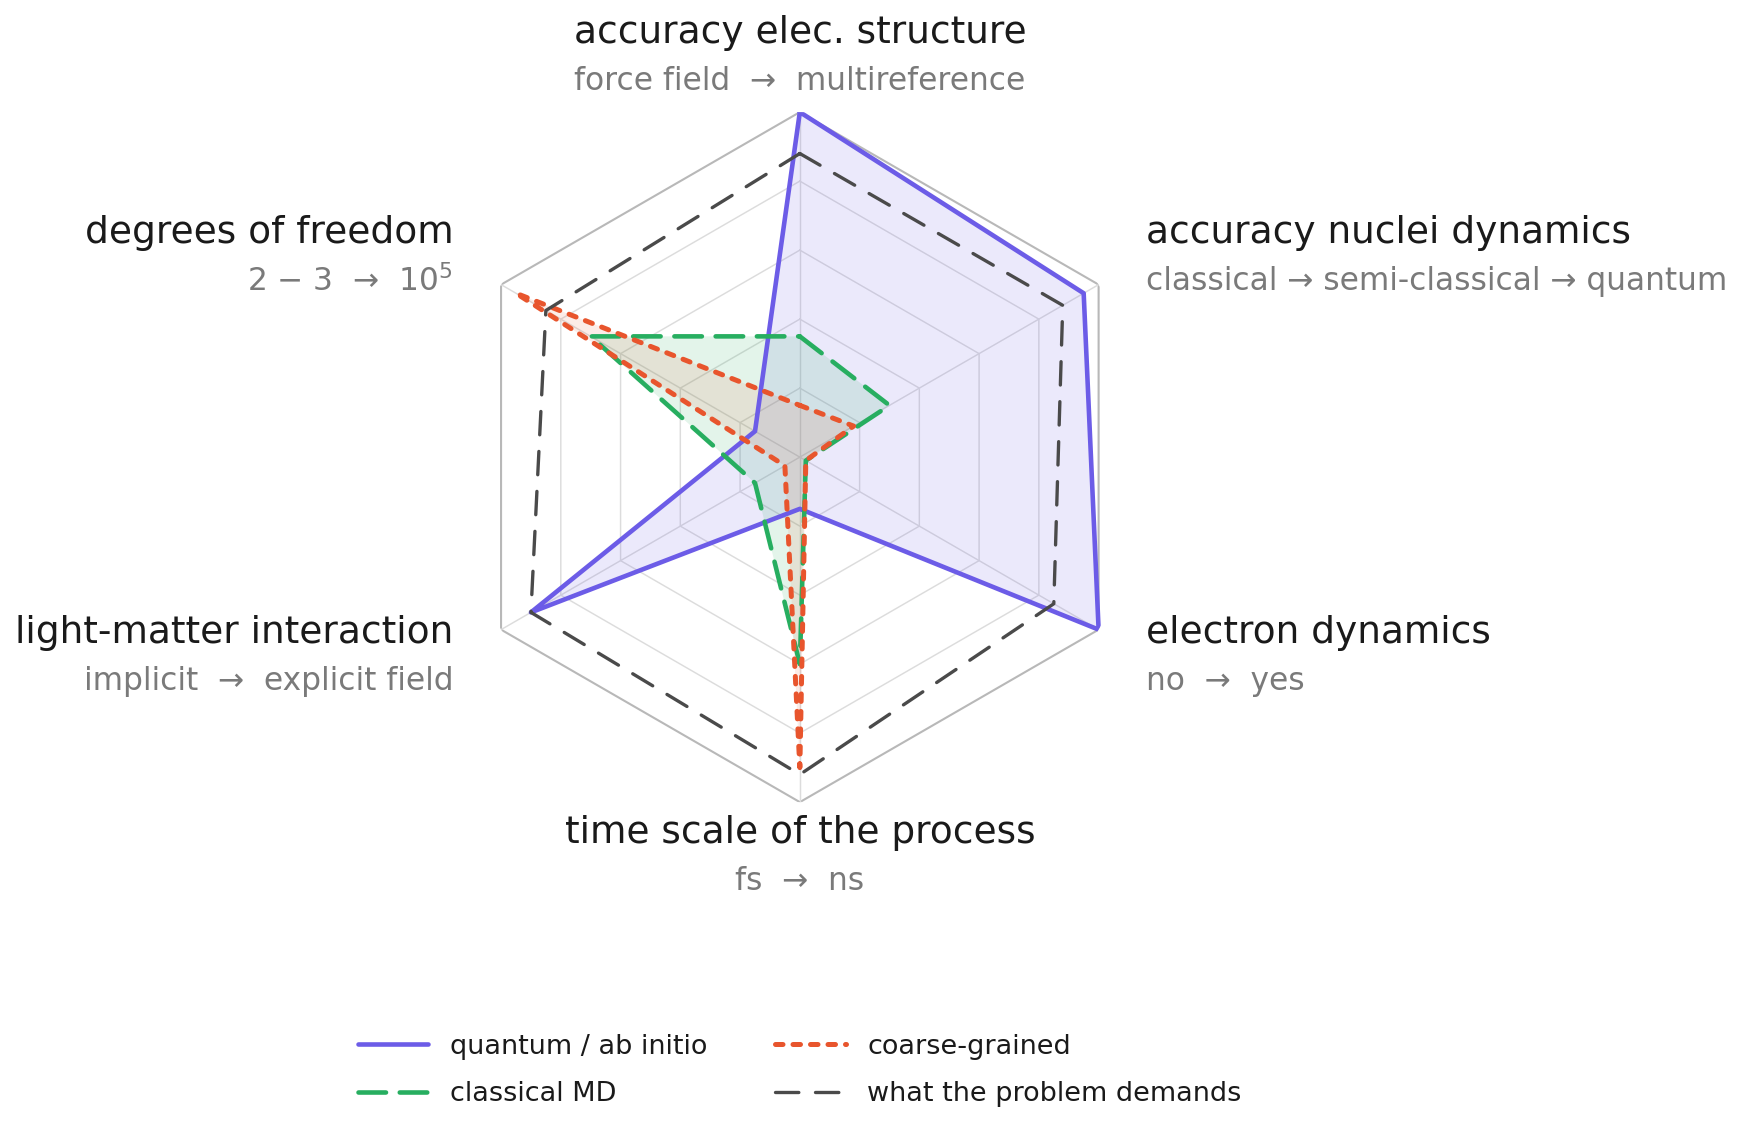

Write the Python code that produced this figure.
#!/usr/bin/env python3
"""
Radar / spider chart comparing simulation methods against what the problem demands.

Axes (clockwise from top):
    1. accuracy elec. structure   force field -> multireference
    2. accuracy nuclei dynamics   classical -> semi-classical -> quantum
    3. electron dynamics          no -> yes
    4. time scale of the process  fs -> ns
    5. light-matter interaction   none -> explicit field / QED
    6. degrees of freedom         2-3 -> 10^5

Edit AXES and METHODS below; everything else adapts automatically.
"""

import numpy as np
import matplotlib.pyplot as plt
from matplotlib.path import Path
from matplotlib.patches import RegularPolygon

# --------------------------------------------------------------------------
# 1. AXES  (label, subtitle)  -- order = clockwise starting at 12 o'clock
# --------------------------------------------------------------------------
AXES = [
    ("accuracy elec. structure", "force field  →  multireference"),
    ("accuracy nuclei dynamics", "classical → semi-classical → quantum"),
    ("electron dynamics",        "no  →  yes"),
    ("time scale of the process", "fs  →  ns"),
    ("light-matter interaction", "implicit  →  explicit field"),
    ("degrees of freedom",       "2 − 3  →  10$^5$"),
]

# --------------------------------------------------------------------------
# 2. METHODS: name -> (values in [0, 1], colour, linestyle, linewidth)
#    Values follow the same order as AXES.
# --------------------------------------------------------------------------
METHODS = {
    "quantum / ab initio": dict(
        values=[1.00, 0.95, 1.00, 0.15, 0.90, 0.15],
        color="#6c5ce7", linestyle="solid", linewidth=2.2, fill=0.13,
    ),
    "classical MD": dict(
        values=[0.35, 0.30, 0.02, 0.60, 0.15, 0.70],
        color="#27ae60", linestyle=(0, (6, 3)), linewidth=2.2, fill=0.13,
    ),
    "coarse-grained": dict(
        values=[0.15, 0.18, 0.02, 0.90, 0.05, 0.95],
        color="#e8552d", linestyle=(0, (1.5, 2)), linewidth=2.4, fill=0.11,
    ),
    "what the problem demands": dict(
        values=[0.88, 0.88, 0.85, 0.92, 0.90, 0.85],
        color="#4a4a4a", linestyle=(0, (7, 5)), linewidth=1.6, fill=0.0,
    ),
}

N_RINGS = 5          # number of concentric grid polygons
LABEL_RADIUS = 1.16  # distance of the axis labels from the centre

# --------------------------------------------------------------------------
# 2b. FONT SIZES  -- tweak these to scale the text
#     FONT_SCALE multiplies every size below at once.
# --------------------------------------------------------------------------
FONT_SCALE          = 1.0   # global multiplier for all font sizes
FS_AXIS_TITLE       = 18 #12.5  # axis names around the chart
FS_AXIS_SUBTITLE    = 15 #9.5   # small grey range description under each axis name
FS_LEGEND           = 13 #11.5  # legend entries


def fs(size):
    """Apply the global FONT_SCALE to a base font size."""
    return size * FONT_SCALE


# --------------------------------------------------------------------------
# 3. Helper: polygon-shaped frame instead of the default circular one
# --------------------------------------------------------------------------
def polygon_spine(ax, n_vars, theta):
    """Replace the circular outer spine by an n-sided polygon."""
    ax.set_frame_on(False)
    # outer boundary
    outer = RegularPolygon((0.5, 0.5), n_vars, radius=0.5,
                           orientation=0, transform=ax.transAxes,
                           facecolor="none", edgecolor="#b8b8b8",
                           linewidth=1.0, zorder=0)
    ax.add_patch(outer)
    # inner rings
    closed = np.append(theta, theta[0])
    for r in np.linspace(1.0 / N_RINGS, 1.0, N_RINGS)[:-1]:
        ax.plot(closed, [r] * len(closed), color="#dcdcdc",
                linewidth=0.7, zorder=0)
    # radial spokes
    for t in theta:
        ax.plot([t, t], [0, 1], color="#dcdcdc", linewidth=0.7, zorder=0)


def make_radar(save_as=None, show=False):
    n = len(AXES)
    theta = np.linspace(0, 2 * np.pi, n, endpoint=False)

    fig = plt.figure(figsize=(11.5, 8.0), dpi=150)
    # explicit axes rect keeps room for the outer labels and the legend
    ax = fig.add_axes([0.30, 0.22, 0.40, 0.66], polar=True)

    # 12 o'clock start, clockwise
    ax.set_theta_offset(np.pi / 2)
    ax.set_theta_direction(-1)

    ax.set_ylim(0, 1)
    ax.set_xticks([])
    ax.set_yticks([])
    ax.grid(False)
    ax.spines["polar"].set_visible(False)

    polygon_spine(ax, n, theta)

    # ---- data ------------------------------------------------------------
    closed_theta = np.append(theta, theta[0])
    for name, cfg in METHODS.items():
        vals = np.append(cfg["values"], cfg["values"][0])
        ax.plot(closed_theta, vals, label=name,
                color=cfg["color"], linestyle=cfg["linestyle"],
                linewidth=cfg["linewidth"], zorder=3,
                solid_capstyle="round", dash_capstyle="round")
        if cfg["fill"]:
            ax.fill(closed_theta, vals, color=cfg["color"],
                    alpha=cfg["fill"], zorder=2, linewidth=0)

    # ---- axis labels ------------------------------------------------------
    for t, (title, subtitle) in zip(theta, AXES):
        # horizontal / vertical alignment depending on position on the circle
        x = np.sin(t)          # because of offset+direction, sin/cos swap
        y = np.cos(t)
        if abs(x) < 1e-3:
            ha = "center"
        elif x > 0:
            ha = "left"
        else:
            ha = "right"
        # anchor the pair radially, then stack title/subtitle in *points*
        # so they never overlap on the near-horizontal axes
        ax.annotate(title, xy=(t, LABEL_RADIUS),
                    xytext=(0, 3), textcoords="offset points",
                    ha=ha, va="bottom", fontsize=fs(FS_AXIS_TITLE),
                    color="#1a1a1a", zorder=5, annotation_clip=False)
        ax.annotate(subtitle, xy=(t, LABEL_RADIUS),
                    xytext=(0, -4), textcoords="offset points",
                    ha=ha, va="top", fontsize=fs(FS_AXIS_SUBTITLE),
                    color="#7a7a7a", zorder=5, annotation_clip=False)

    # ---- legend -----------------------------------------------------------
    handles, labels = ax.get_legend_handles_labels()
    leg = ax.legend(handles, labels, loc="upper center",
                    bbox_to_anchor=(0.5, -0.30), ncol=2,
                    frameon=False, fontsize=fs(FS_LEGEND),
                    handlelength=2.6, columnspacing=2.5, labelspacing=0.8)
    for txt in leg.get_texts():
        txt.set_color("#1a1a1a")

    if save_as:
        for path in (save_as if isinstance(save_as, (list, tuple)) else [save_as]):
            fig.savefig(path, bbox_inches="tight", facecolor="white")
            print(f"saved: {path}")
    if show:
        plt.show()
    return fig, ax


if __name__ == "__main__":
    make_radar(save_as=["radar_methods.png", "radar_methods.pdf"])
